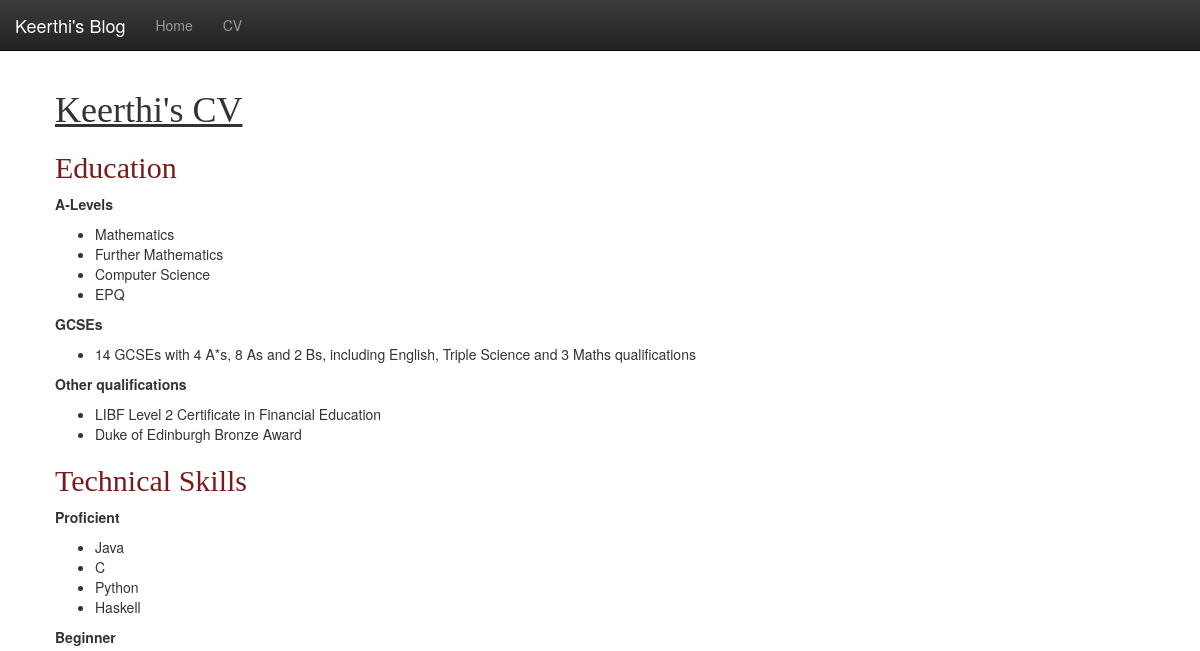
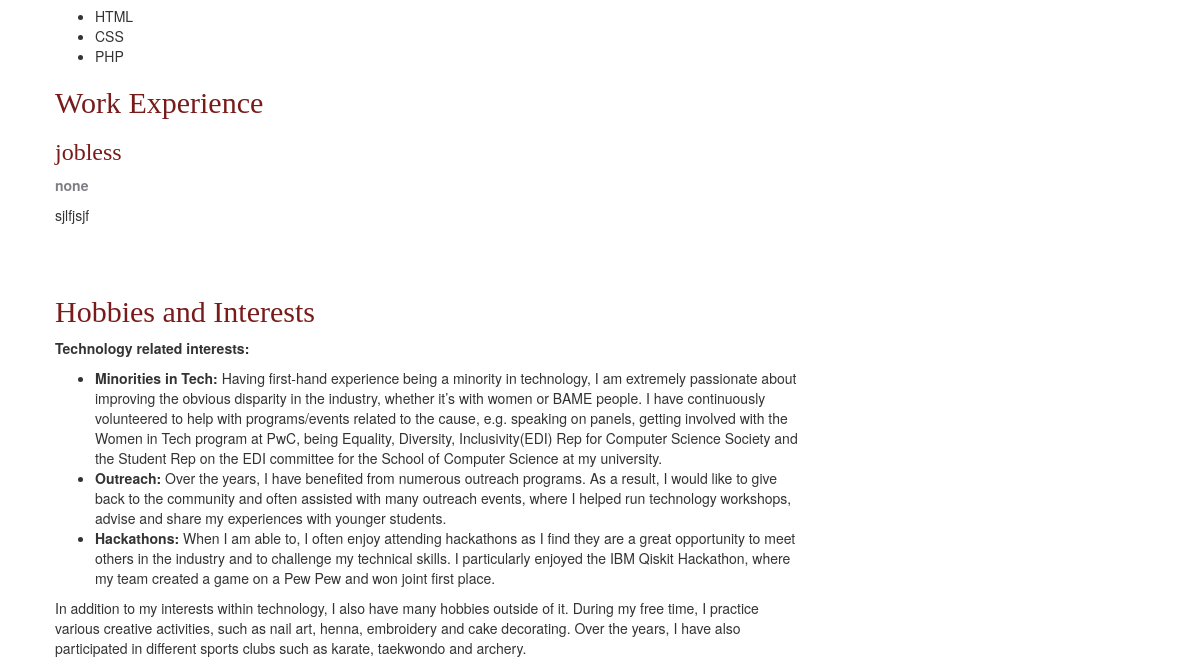
The app's page /CV/, older data (2 pictures, top to bottom).
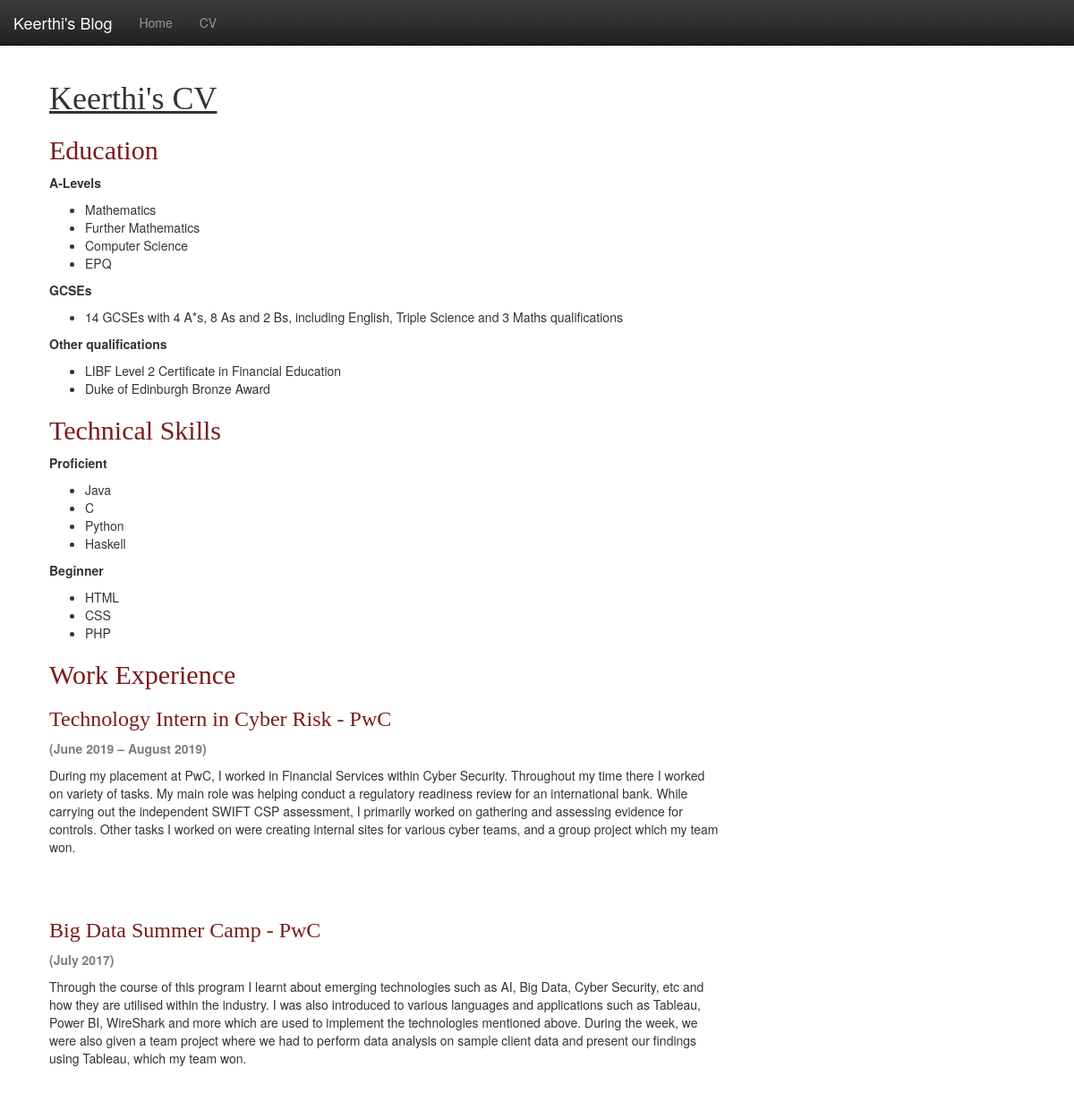
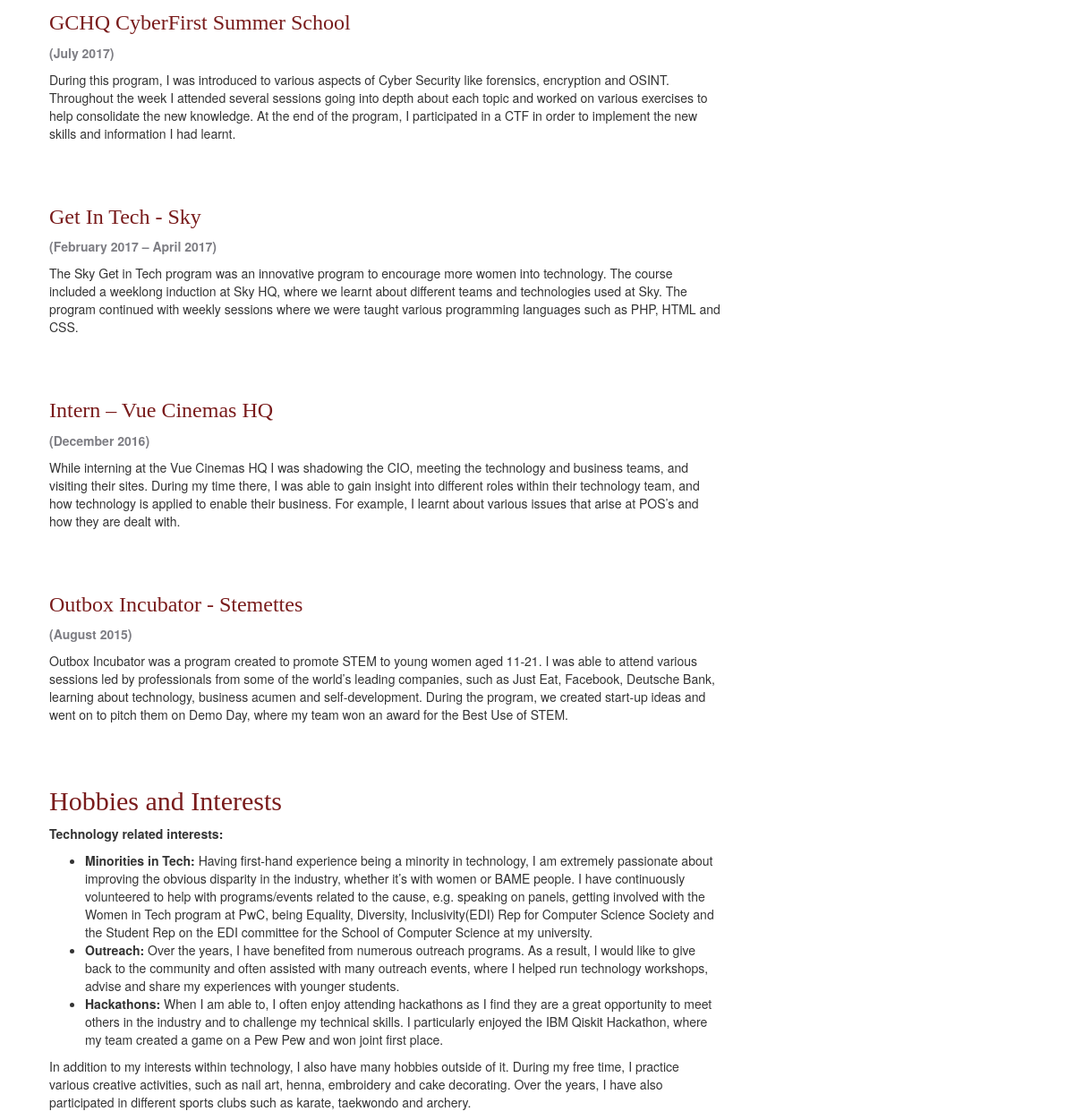
The same page, newer data (2 pictures, top to bottom).
### blog/models.py (models this page shows, shortened)
class CVPost(models.Model):
    author = models.ForeignKey(settings.AUTH_USER_MODEL, on_delete=models.CASCADE)
    job_title = models.CharField(max_length=200)
    job_duration = models.CharField(max_length=200, null='True')
    job_description = models.TextField()
    created_date = models.DateTimeField(default=timezone.now)

### blog/views.py (the view)
# urls.py: path('CV/', views.CVpost_list, name='CVpost_list'),
def CVpost_list(request):
    posts = CVPost.objects.filter(created_date__lte=timezone.now()).order_by('created_date')
    return render(request, 'blog/CVpost_list.html', {'posts' : posts})

### blog/templates/blog/CVpost_list.html (shortened to what this page needs)
{% extends 'blog/base.html' %}
{% block content %}
    <div class="Header">
        <h1><u>Keerthi's CV</u></h1>
    </div>
    <div class="Education">
        <h2>Education</h2>
        <p><Strong>A-Levels</Strong></p>
        <ul>
            <li>Mathematics</li>
            <li>Further Mathematics</li>
            <li>Computer Science</li>
            <li>EPQ</li>
        </ul>
        <p><Strong>GCSEs</Strong></p>
        <ul>
            <li>14 GCSEs with 4 A*s, 8 As and 2 Bs, including English, Triple Science and 3 Maths qualifications</li>
        </ul>
        <p><Strong>Other qualifications</Strong></p>
        <ul>
            <li>LIBF Level 2 Certificate in Financial Education</li>
            <li>Duke of Edinburgh Bronze Award</li>
        </ul>
    </div>
    <div class="Skills">
        <h2>Technical Skills</h2>
        <p><Strong>Proficient</Strong></p>
        <ul>
            <li>Java</li>
            <li>C</li>
            <li>Python</li>
            <li>Haskell</li>
        </ul>
        <p><Strong>Beginner</Strong></p>
        <ul>
            <li>HTML</li>
            <li>CSS</li>
            <li>PHP</li>
        </ul>
    </div>
    <div>
        <h2>Work Experience</h2>
    </div>
    {% for post in posts %}
        <div class="CV Post">
            <h3>{{ post.job_title }}</h3>
            <p class="duration"><strong>{{post.job_duration|linebreaksbr}}</strong></p>
            <p>{{ post.job_description|linebreaksbr }}</p>
        </div>
    {% endfor %}
    <div class="Hobbies and Interests">
        <h2>Hobbies and Interests</h2>
        <p><Strong>Technology related interests:</Strong></p>
        <ul>
            <li><strong>Minorities in Tech:</strong> Having first-hand experience being a minority in technology, I am extremely passionate about improving the obvious disparity in the industry, whether it’s with women or BAME people. I have continuously volunteered to help with programs/events related to the cause, e.g. speaking on panels, getting involved with the Women in Tech program at PwC, being Equality, Diversity, Inclusivity(EDI) Rep for Computer Science Society and the Student Rep on the EDI committee for the School of Computer Science at my university. </li>
            <li><strong>Outreach:</strong> Over the years, I have benefited from numerous outreach programs. As a result, I would like to give back to the community and often assisted with many outreach events, where I helped run technology workshops, advise and share my experiences with younger students.
            </li>
            <li><strong>Hackathons:</strong> When I am able to, I often enjoy attending hackathons as I find they are a great opportunity to meet others in the industry and to challenge my technical skills. I particularly enjoyed the IBM Qiskit Hackathon, where my team created a game on a Pew Pew and won joint first place. </li>
        </ul>
        <p>In addition to my interests within technology, I also have many hobbies outside of it. During my free time, I practice various creative activities, such as nail art, henna, embroidery and cake decorating. Over the years, I have also participated in different sports clubs such as karate, taekwondo and archery.</p>
    </div>
{% endblock %}

### blog/templates/blog/base.html (shortened to what this page needs)
{% load static %}
<html>
    <head>
        <link rel="stylesheet" href="//maxcdn.bootstrapcdn.com/bootstrap/3.2.0/css/bootstrap.min.css">
        <link rel="stylesheet" href="//maxcdn.bootstrapcdn.com/bootstrap/3.2.0/css/bootstrap-theme.min.css">
        <link rel="stylesheet" href="{% static 'css/blog.css' %}">
    </head>
    <body>
            <nav class="navbar navbar-inverse navbar-static-top">
                <div class="container-fluid">
                <div class="navbar-header">
                    <a class="navbar-brand" href="{% url 'post_list' %}">Keerthi's Blog</a>
                </div>
                <ul class="nav navbar-nav">
                    <li><a href="{% url 'post_list' %}">Home</a></li>
                    <li><a href="{% url 'CVpost_list' %}">CV</a></li>
                </ul>
                </div>
            </nav>
        <div class="content container">
            <div class="row">
                <div class="col-md-8">
                {% block content %}
                {% endblock %}
                </div>
            </div>
        </div>
    </body>
</html>

### blog/static/css/blog.css (style rules this page uses)
.content { margin-left: 40px; }
h1, h2, h3, h4 { font-family: "Times New Roman", Times, serif; }
.post { margin-bottom: 70px; }
.Eduction h1, h2, h3 { color: #791b1b; }
.duration { color: #7d7d83; }

Row changes from the older to the newer data that the page shows:
removed CVPost: job_title "jobless", job_duration "none", job_description "sjlfjsjf"
added CVPost: job_title "Technology Intern in Cyber Risk - PwC", job_duration "(June 2019 – August 2019)", job_description "During my placement at PwC, I worked in Financial Services within Cyber Security. Throughout my time there I worked on variety of tasks. My main role was helping conduct a regulatory readiness review for an international bank. While carrying out the independent SWIFT CSP assessment, I primarily worked on gathering and assessing evidence for controls. Other tasks I worked on were creating internal sites for various cyber teams, and a group project which my team won."
added CVPost: job_title "Big Data Summer Camp - PwC", job_duration "(July 2017)", job_description "Through the course of this program I learnt about emerging technologies such as AI, Big Data, Cyber Security, etc and how they are utilised within the industry. I was also introduced to various languages and applications such as Tableau, Power BI, WireShark and more which are used to implement the technologies mentioned above. During the week, we were also given a team project where we had to perform data analysis on sample client data and present our findings using Tableau, which my team won."
added CVPost: job_title "GCHQ CyberFirst Summer School", job_duration "(July 2017)", job_description "During this program, I was introduced to various aspects of Cyber Security like forensics, encryption and OSINT. Throughout the week I attended several sessions going into depth about each topic and worked on various exercises to help consolidate the new knowledge. At the end of the program, I participated in a CTF in order to implement the new skills and information I had learnt."
added CVPost: job_title "Get In Tech - Sky", job_duration "(February 2017 – April 2017)", job_description "The Sky Get in Tech program was an innovative program to encourage more women into technology. The course included a weeklong induction at Sky HQ, where we learnt about different teams and technologies used at Sky. The program continued with weekly sessions where we were taught various programming languages such as PHP, HTML and CSS."
added CVPost: job_title "Intern – Vue Cinemas HQ", job_duration "(December 2016)", job_description "While interning at the Vue Cinemas HQ I was shadowing the CIO, meeting the technology and business teams, and visiting their sites. During my time there, I was able to gain insight into different roles within their technology team, and how technology is applied to enable their business. For example, I learnt about various issues that arise at POS’s and how they are dealt with."
added CVPost: job_title "Outbox Incubator - Stemettes", job_duration "(August 2015)", job_description "Outbox Incubator was a program created to promote STEM to young women aged 11-21. I was able to attend various sessions led by professionals from some of the world’s leading companies, such as Just Eat, Facebook, Deutsche Bank, learning about technology, business acumen and self-development. During the program, we created start-up ideas and went on to pitch them on Demo Day, where my team won an award for the Best Use of STEM."
